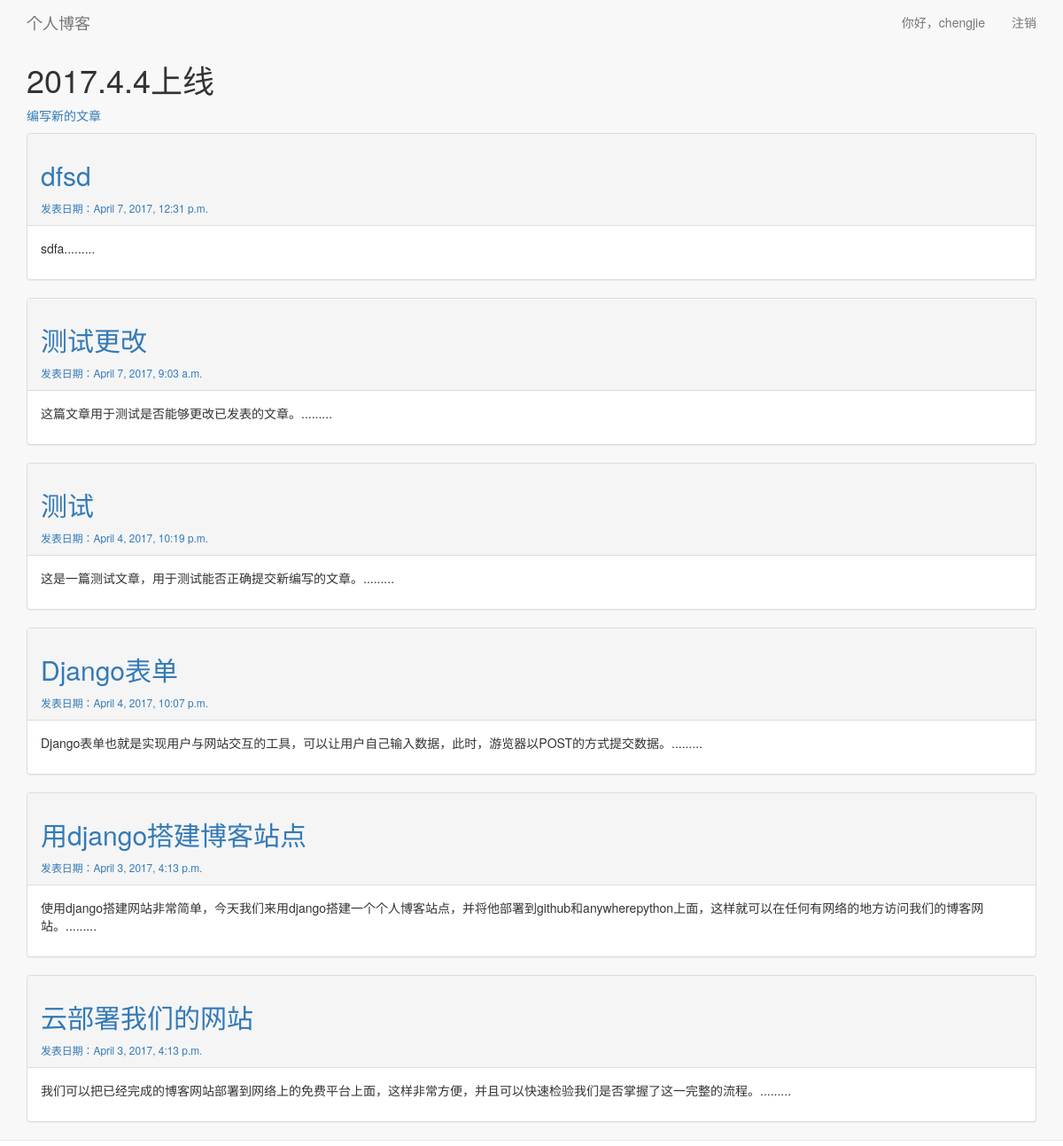
The app's page / (signed in), older data.
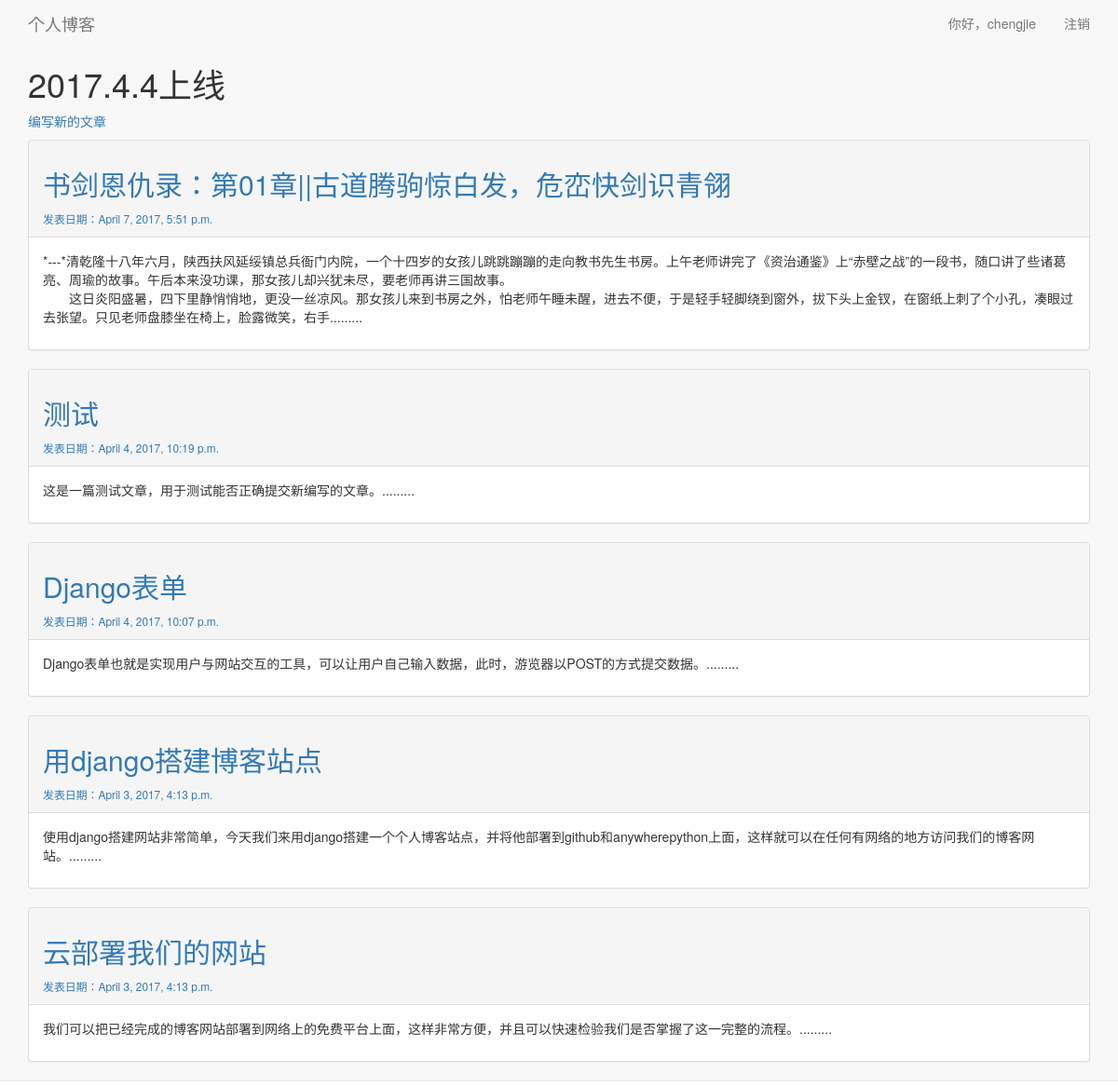
The same page, newer data.
### blog/models.py (models this page shows, shortened)
class Post(models.Model):
    author=models.ForeignKey('auth.User')
    title=models.CharField(max_length=200)
    text=models.TextField()
    create_date=models.DateTimeField(
            default=timezone.now)
    published_date=models.DateTimeField(
            blank=True,null=True)

### blog/views.py (the view)
# urls.py: url( r'^$',views.index, name = 'index' ),
@login_required
def index(request):
    posts=Post.objects.filter(published_date__lte=timezone.now()).order_by('-published_date')
    for post in posts:
        post.text=post.text[:222]+'.........'
    return render(request,'blog/index.html',{'posts':posts})

### blog/templates/blog/index.html
{% extends 'blog/base.html' %}
{% block header %}
	<h1>2017.4.4上线</h1>
{% endblock header %}
{% block content %}
<p>
	<a href="{% url 'blog:new_article' %}">编写新的文章</a>
</p>
{% for post in posts %}
	<div class="panel panel-default">
		<div class="panel-heading">
			<h2>
				<a href="{% url 'blog:look_over_article'  post.id %}">{{ post.title }}</a>
			</h2>
			<small>
				<a>发表日期：{{ post.published_date }}</a>
			</small>
		</div>
		<div class="panel-body">
			{{post.text|linebreaks}}
		</div>
	</div>
{% empty %}
	没有任何文章可以查看
{% endfor %}
{% endblock content %}

### blog/templates/blog/base.html (shortened to what this page needs)
{% load bootstrap3 %}
<!DOCTYPE html>
<html lang='en'>
	<head>
		{% bootstrap_css %}
	</head>
	<body>
		<nav class="navbar navbar-default navbar-static-top">
			<div class="container">
				<div class="navbar-header">
					<a class="navbar-brand" href="{% url 'blog:index' %}">
					个人博客</a>
				</div>
				<div id="navbar" class="navbar-collapse collapse">
					<ul class="nav navbar-nav navbar-right">
						{% if user.is_authenticated %}
						<li><a>你好，{{ user.username }}</a></li>
						<li><a href="{% url 'users:logout' %}">注销</a></li>
						{% else %}
						<li><a href="{% url 'users:login' %}">登陆</a></li>
						<li><a href="{% url 'users:register' %}">注册</a></li>
						{% endif %}
					</ul>
				</div>
			</div>
		<nav>
		<div class="container">
			<div class="page-head">
				{% block header %}{% endblock header %}
			</div>
			<div>
				{% block content %}{% endblock content %}
			</div>
		</div>
	</body>
</html>

Row changes from the older to the newer data that the page shows:
removed Post: title "dfsd", published_date "April 7, 2017, 12:31 p.m.", text "sdfa........."
removed Post: title "测试更改", published_date "April 7, 2017, 9:03 a.m.", text "这篇文章用于测试是否能够更改已发表的文章。........."
added Post: title "书剑恩仇录：第01章||古道腾驹惊白发，危峦快剑识青翎", published_date "April 7, 2017, 5:51 p.m.", text "*---*清乾隆十八年六月，陕西扶风延绥镇总兵衙门内院，一个十四岁的女孩儿跳跳蹦蹦的走向教书先生书房。上午老师讲完了《资治通鉴》上“赤壁之战”的一段书，随口讲了些诸葛亮、周瑜的故事。午后本来没功课，那女孩儿却兴犹未尽，要老师再讲三国故事。 这日炎阳盛暑，四下里静悄悄地，更没一丝凉风。那女孩儿来到书房之外，怕老师午睡未醒，进去不便，于是轻手轻脚绕到窗外，拔下头上金钗，在窗纸上刺了个小孔，凑眼过去张望。只见老师盘膝坐在椅上，脸露微笑，右手........."
